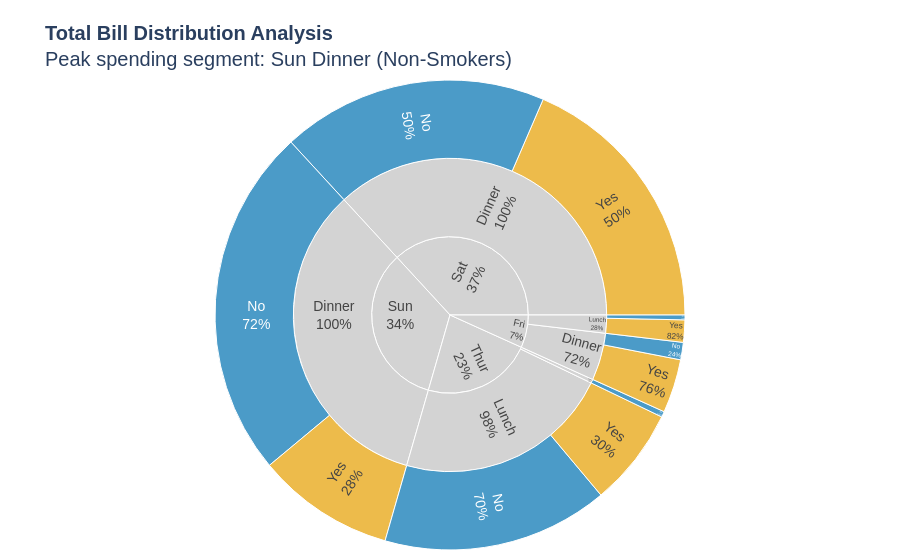

Source (notebook cell):
### Markdown cell above
## Task 2 — Sunburst: tipping behaviour by day and meal time

**What to build:** A sunburst chart using the built-in `tips` dataset showing how **total bill amount** is distributed across day → time → smoker status.

**Requirements:**
- Load tips with `px.data.tips()`
- Aggregate **total bill** (sum of `total_bill`) per group — not count
- Hierarchy: `path=['day', 'time', 'smoker']`
- Colour encodes smoker status with a CVD-safe blue/orange palette
- Grey out parent nodes (day and time level)
- Use `percent parent` for text labels
- Insight title describing where the most spending happens

> 💡 `tips.groupby(['day', 'time', 'smoker'])['total_bill'].sum().reset_index()`

### Code cell
# Task 2
import plotly.express as px
import pandas as pd

#Load the data
tips = px.data.tips()

tips_agg = tips.groupby(['day', 'time', 'smoker'])['total_bill'].sum().reset_index()

top_row = tips_agg.sort_values('total_bill', ascending=False).iloc[0]
peak_description = f"{top_row['day']} {top_row['time']} ({'Smokers' if top_row['smoker']=='Yes' else 'Non-Smokers'})"


color_map = {
    'Yes': '#E69F00',
    'No':  '#0072B2',
    'parent': '#D3D3D3'
}

# Creating the Sunburst Chart
fig = px.sunburst(
    tips_agg,
    path=['day', 'time', 'smoker'],
    values='total_bill',
    title=f"<b>Total Bill Distribution Analysis</b><br>Peak spending segment: {peak_description}",
    template='plotly_white'
)

fig.data[0].marker.colors = [
    color_map.get(label, color_map['parent']) if ids.count('/') == 2 
    else color_map['parent']
    for ids, label in zip(fig.data[0].ids, fig.data[0].labels)
]

fig.update_traces(
    textinfo='label+percent parent',
    insidetextorientation='radial',
    hovertemplate=(
        '<b>%{label}</b><br>'
        'Total Spent: $%{value:.2f}<br>'
        'Contribution to %{parent}: %{percentParent:.1%}<extra></extra>'
    )
)

fig.update_layout(
    margin=dict(t=80, l=10, r=10, b=10),
    font=dict(family="Arial, sans-serif", size=14),
    title_font_size=20
)

fig.show()

### Figure 1 — Plotly figure (JSON) as saved in the notebook; plotly's stock layout.template omitted (floating-point values rounded to 4 significant figures)
{"data": [{"branchvalues": "total", "domain": {"x": [0, 1], "y": [0, 1]}, "hovertemplate": "<b>%{label}</b><br>Total Spent: $%{value:.2f}<br>Contribution to %{parent}: %{percentParent:.1%}<extra></extra>", "ids": ["Fri/Dinner/No", "Sat/Dinner/No", "Sun/Dinner/No", "Thur/Dinner/No", "Fri/Lunch/No", "Thur/Lunch/No", "Fri/Dinner/Yes", "Sat/Dinner/Yes", "Sun/Dinner/Yes", "Fri/Lunch/Yes", "Thur/Lunch/Yes", "Fri/Dinner", "Sat/Dinner", "Sun/Dinner", "Thur/Dinner", "Fri/Lunch", "Thur/Lunch", "Fri", "Sat", "Sun", "Thur"], "insidetextorientation": "radial", "labels": ["No", "No", "No", "No", "No", "No", "Yes", "Yes", "Yes", "Yes", "Yes", "Dinner", "Dinner", "Dinner", "Dinner", "Lunch", "Lunch", "Fri", "Sat", "Sun", "Thur"], "marker": {"colors": ["#0072B2", "#0072B2", "#0072B2", "#0072B2", "#0072B2", "#0072B2", "#E69F00", "#E69F00", "#E69F00", "#E69F00", "#E69F00", "#D3D3D3", "#D3D3D3", "#D3D3D3", "#D3D3D3", "#D3D3D3", "#D3D3D3", "#D3D3D3", "#D3D3D3", "#D3D3D3", "#D3D3D3"]}, "name": "", "parents": ["Fri/Dinner", "Sat/Dinner", "Sun/Dinner", "Thur/Dinner", "Fri/Lunch", "Thur/Lunch", "Fri/Dinner", "Sat/Dinner", "Sun/Dinner", "Fri/Lunch", "Thur/Lunch", "Fri", "Sat", "Sun", "Thur", "Fri", "Thur", "", "", "", ""], "textinfo": "label+percent parent", "type": "sunburst", "values": [57.7, 884.8, 1169.0, 18.78, 15.98, 751.3, 178.3, 893.6, 458.3, 73.94, 326.2, 236.0, 1778.0, 1627.0, 18.78, 89.92, 1078.0, 325.9, 1778.0, 1627.0, 1096.0]}], "layout": {"font": {"family": "Arial, sans-serif", "size": 14}, "legend": {"tracegroupgap": 0}, "margin": {"b": 10, "l": 10, "r": 10, "t": 80}, "title": {"font": {"size": 20}, "text": "<b>Total Bill Distribution Analysis</b><br>Peak spending segment: Sun Dinner (Non-Smokers)"}}}
